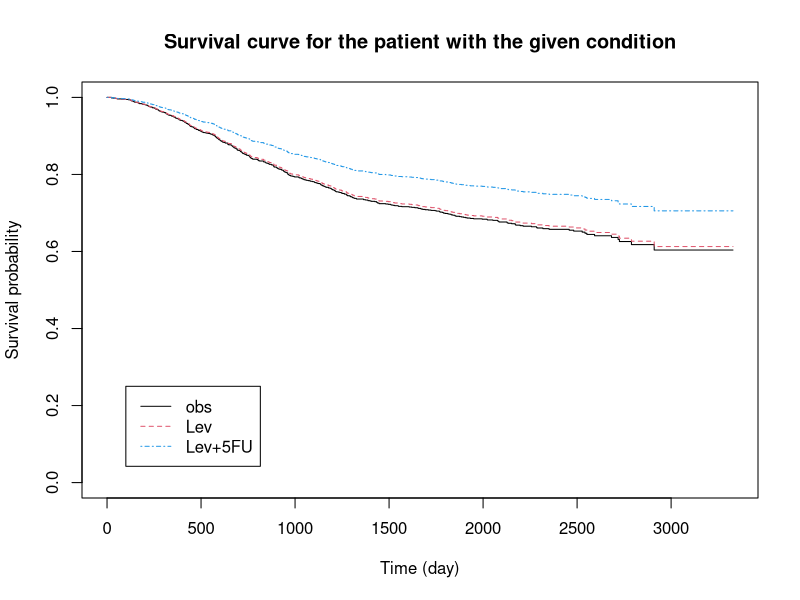

This chart was generated by the following R code:

library(survival)
data(colon)
colon_death = colon[which(colon$etype==2),]

fit <- coxph(Surv(time,status)~as.factor(rx)+age+as.factor(sex)+as.factor(differ)+as.factor(extent), data=colon_death)
summary(fit)

plot(survfit(fit, newdata=data.frame(rx = "Obs",age=60, sex =0, differ=2, extent=2)), 
     conf.int= F, xlab = "Time (day)", ylab="Survival probability", col = 1, lty = 1) 
lines(survfit(fit, newdata=data.frame(rx = "Lev",age=60, sex =0, differ=2, extent=2)),conf.int= F,col = 2, lty = 2) 
lines(survfit(fit, newdata=data.frame(rx = "Lev+5FU",age=60, sex =0, differ=2, extent=2)), conf.int= F, col = 4, lty = 4) 
title("Survival curve for the patient with the given condition")
legend(100, .25, c("obs","Lev","Lev+5FU"), col=c(1,2,4), lty=c(1,2,4))


